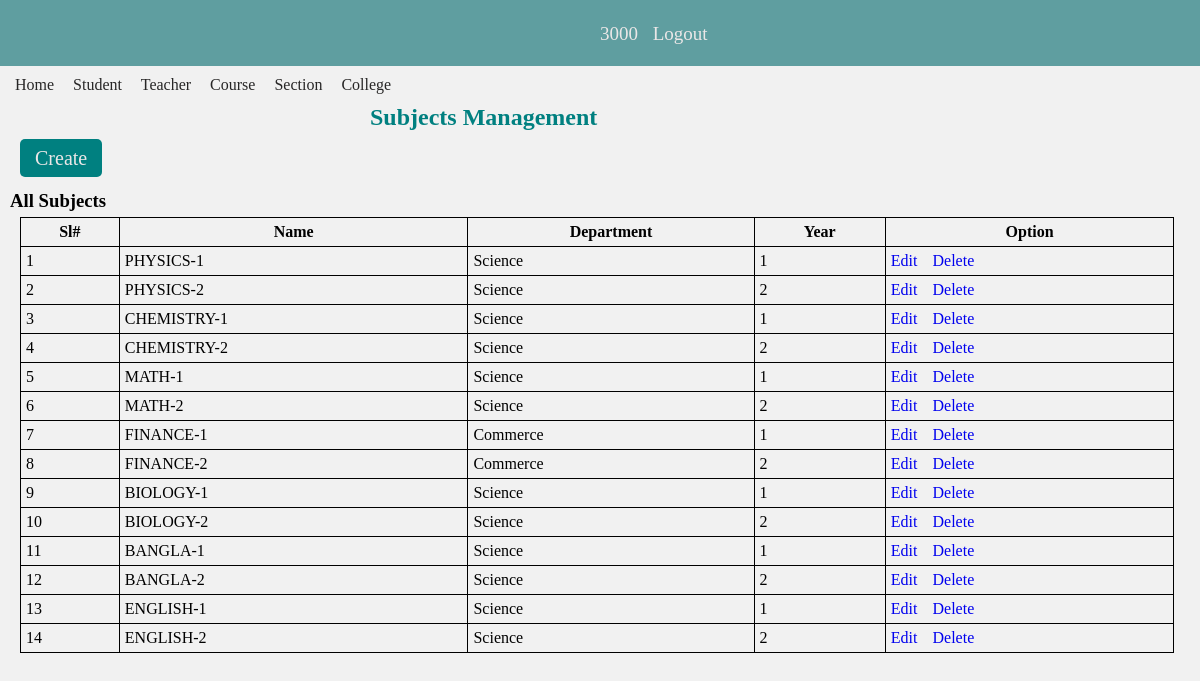
The app's page /view/allCourses.php (signed in), older data.
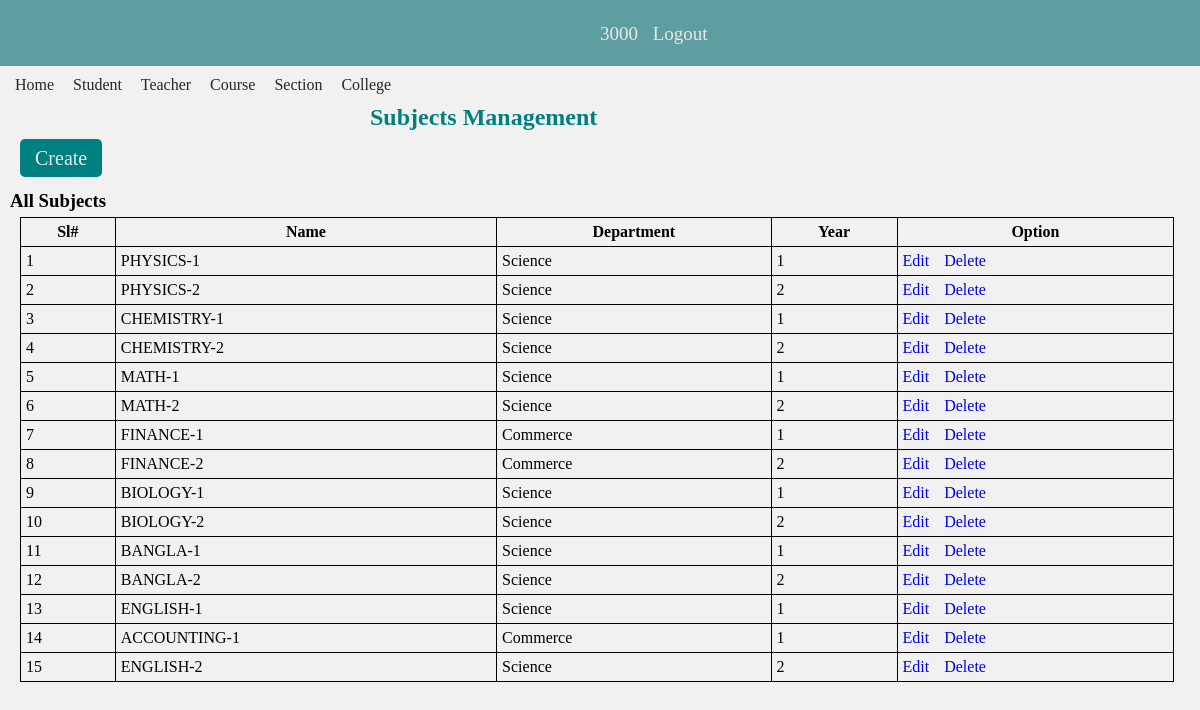
The same page, newer data.
### tables this page shows
CREATE TABLE `courses` (
  `id` int(11) NOT NULL,
  `name` varchar(100) NOT NULL,
  `department_id` int(11) NOT NULL,
  `year` int(11) NOT NULL
);

CREATE TABLE `departments` (
  `id` int(9) NOT NULL,
  `d_name` varchar(50) NOT NULL
);

### models/db_config.php (called while the page is built, shortened)
<?php
	$db_server="localhost";
	$db_uname="root";
	$db_pass="";
	$db_name="college_portal_db";
	function get($query){
		global $db_server,$db_uname,$db_pass,$db_name;
		$conn = mysqli_connect($db_server,$db_uname,$db_pass,$db_name);
		$data = array();
		if($conn){
			$result = mysqli_query($conn,$query);
			while($row = mysqli_fetch_assoc($result)){
				$data[] = $row;
			}
		}
		return $data;
	}
?>

### controllers/courseController.php (called while the page is built, shortened)
<?php
    require_once "../models/db_config.php";
    function getAllcourse(){
        $query="select c.*,d.d_name from courses c left join departments d on c.department_id=d.id";
        $rs=get($query);
        return $rs;
    }
?>

### view/allCourses.php (the view, shortened to what this page needs)
<?php
    include_once "../controllers/courseController.php";
    $courses = getAllcourse();
?>
<!DOCTYPE html>
<html lang="en">
<head>
    <link rel="stylesheet" href="./css/style.css">
</head>
<body>
<?php  require_once "./headerDash.php"; ?>
    <div class="main-container">
        <?php  include_once "./adminNav.php"?>
        <div class="home">
            <h2>Subjects Management</h2>
            <div class="create-btn">
                <a href="./coursecreation.php">Create</a>
            </div>
            <div class="students-section">
               <div id="allSub">
                    <h3>All Subjects</h3>
                    <table>
                        <tr>
                            <th>Sl#</th>
                            <th>Name</th>
                            <th>Department</th>
                            <th>Year</th>
                            <th>Option</th>
                        </tr>
                        <tr>
                            <?php
                                $i = 1;
                                foreach($courses as $c){
                                    echo "<tr>";
                                        echo "<td>$i</td>";
                                        echo "<td>".$c["name"]."</td>";
                                        echo "<td>".$c["d_name"]."</td>";
                                        echo "<td>".$c["year"]."</td>";
                                        echo '<td><a id="editBtn" href="./editCourse.php?id='.$c['id'].'">Edit</a>';
                                        echo '<a href="./allCourses.php?del='.$c['id'].'">Delete</a></td>';
                                    echo "</tr>";
                                    $i++;
                                }
                            ?>
                        </tr>
                    </table>
               </div>
            </div>
        </div>
    </div>
</body>
</html>

Row changes from the older to the newer data that the page shows:
added courses: name "ACCOUNTING-1", department.d_name "Commerce", year "1"
